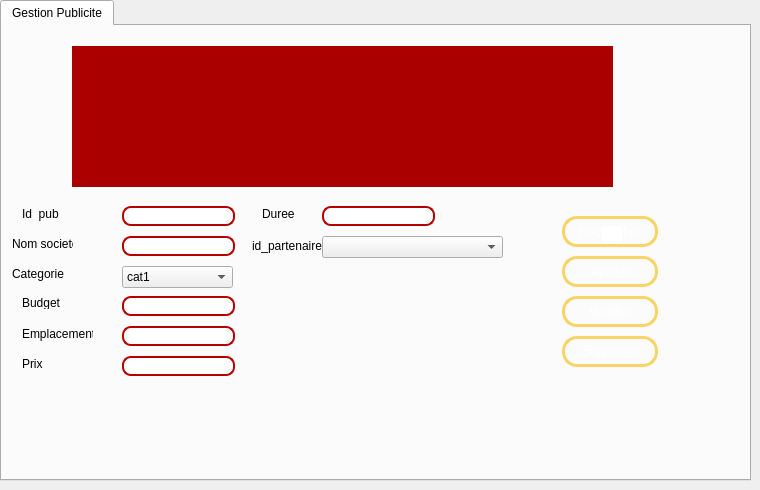
   <widget class="QWidget" name="tab_4">
    <attribute name="title">
     <string>Publicite</string>
    </attribute>
    <widget class="QTabWidget" name="tabWidget">
     <property name="geometry">
      <rect>
       <x>0</x>
       <y>0</y>
       <width>751</width>
       <height>481</height>
      </rect>
     </property>
     <property name="currentIndex">
      <number>0</number>
     </property>
     <widget class="QWidget" name="tab_2">
      <attribute name="title">
       <string>Gestion Publicite</string>
      </attribute>
      <widget class="QTableView" name="tabchambre">
       <property name="geometry">
        <rect>
         <x>70</x>
         <y>20</y>
         <width>541</width>
         <height>141</height>
        </rect>
       </property>
       <property name="styleSheet">
        <string notr="true">QWidget {
    background-color: #aa0000;
    color: #fffff8;
}
QTableView{border: 6px solid #aa0000; /*other code about padding background stc*/ ;}
QHeaderView::section {
    background-color: #aaaa7f;
    padding: 4px;
    border: 1px solid #fffff8;
    font-size: 8pt;
}

QTableWidget {
    gridline-color: #ff4842;
    font-size: 9pt;
}

QTableWidget QTableCornerButton::section {
    background-color: #ff4842;
    border: 1px solid #fffff8;
}</string>
       </property>
      </widget>
      <widget class="QPushButton" name="pb_ajouter">
       <property name="geometry">
        <rect>
         <x>560</x>
         <y>230</y>
         <width>96</width>
         <height>31</height>
        </rect>
       </property>
       <property name="styleSheet">
        <string notr="true"> QPushButton {
color: #ffffff;
border: 3px solid #f8d466;
font: 8pt &quot;MS Reference Sans Serif&quot;;
border-radius: 15px;
padding: 5px;
background: qradialgradient(cx: 0.3, cy: -0.4,
fx: 0.3, fy: -0.4,
radius: 3, stop: 0 #aa3118, stop: 1 #550000);
min-width: 80px;
}

QPushButton:hover {
background: qradialgradient(cx: 0.3, cy: -0.4,
fx: 0.3, fy: -0.4,
radius: 3, stop: 0 #aa3118, stop: 1 #552a2a);
}

 QPushButton:pressed {
background: qradialgradient(cx: 0.4, cy: -0.1,
fx: 0.4, fy: -0.1,
radius: 3, stop: 0 #aa3118, stop: 1 #554040);
}</string>
       </property>
       <property name="text">
        <string>Ajouter</string>
       </property>
      </widget>
      <widget class="QLabel" name="label_2">
       <property name="geometry">
        <rect>
         <x>10</x>
         <y>210</y>
         <width>61</width>
         <height>16</height>
        </rect>
       </property>
       <property name="text">
        <string>Nom societe</string>
       </property>
      </widget>
      <widget class="QLineEdit" name="lineEdit_num">
       <property name="geometry">
        <rect>
         <x>120</x>
         <y>180</y>
         <width>113</width>
         <height>20</height>
        </rect>
       </property>
       <property name="styleSheet">
        <string notr="true">QLineEdit
{
border-radius:9px;
border: 2px solid #b50000;
background: qradialgradient(cx: 0.3, cy: -0.4,
fx: 0.0, fy: -0.0,
radius: 1.89, stop: 0 #ffffff, stop: 1 #999);
}</string>
       </property>
      </widget>
      <widget class="QLabel" name="label">
       <property name="geometry">
        <rect>
         <x>20</x>
         <y>180</y>
         <width>81</width>
         <height>16</height>
        </rect>
       </property>
       <property name="text">
        <string>Id  pub</string>
       </property>
      </widget>
      <widget class="QPushButton" name="pb_supprimer">
       <property name="geometry">
        <rect>
         <x>560</x>
         <y>310</y>
         <width>96</width>
         <height>31</height>
        </rect>
       </property>
       <property name="styleSheet">
        <string notr="true"> QPushButton {
color: #ffffff;
border: 3px solid #f8d466;
font: 8pt &quot;MS Reference Sans Serif&quot;;
border-radius: 15px;
padding: 5px;
background: qradialgradient(cx: 0.3, cy: -0.4,
fx: 0.3, fy: -0.4,
radius: 3, stop: 0 #aa3118, stop: 1 #550000);
min-width: 80px;
}

QPushButton:hover {
background: qradialgradient(cx: 0.3, cy: -0.4,
fx: 0.3, fy: -0.4,
radius: 3, stop: 0 #aa3118, stop: 1 #552a2a);
}

 QPushButton:pressed {
background: qradialgradient(cx: 0.4, cy: -0.1,
fx: 0.4, fy: -0.1,
radius: 3, stop: 0 #aa3118, stop: 1 #554040);
}</string>
       </property>
       <property name="text">
        <string>Supprimer</string>
       </property>
      </widget>
      <widget class="QPushButton" name="pb_modifier">
       <property name="geometry">
        <rect>
         <x>560</x>
         <y>270</y>
         <width>96</width>
         <height>31</height>
        </rect>
       </property>
       <property name="styleSheet">
        <string notr="true"> QPushButton {
color: #ffffff;
border: 3px solid #f8d466;
font: 8pt &quot;MS Reference Sans Serif&quot;;
border-radius: 15px;
padding: 5px;
background: qradialgradient(cx: 0.3, cy: -0.4,
fx: 0.3, fy: -0.4,
radius: 3, stop: 0 #aa3118, stop: 1 #550000);
min-width: 80px;
}

QPushButton:hover {
background: qradialgradient(cx: 0.3, cy: -0.4,
fx: 0.3, fy: -0.4,
radius: 3, stop: 0 #aa3118, stop: 1 #552a2a);
}

 QPushButton:pressed {
background: qradialgradient(cx: 0.4, cy: -0.1,
fx: 0.4, fy: -0.1,
radius: 3, stop: 0 #aa3118, stop: 1 #554040);
}
</string>
       </property>
       <property name="text">
        <string>Modifier</string>
       </property>
      </widget>
      <widget class="QPushButton" name="pb_rechercher">
       <property name="geometry">
        <rect>
         <x>560</x>
         <y>190</y>
         <width>96</width>
         <height>31</height>
        </rect>
       </property>
       <property name="styleSheet">
        <string notr="true"> QPushButton {
color: #ffffff;
border: 3px solid #f8d466;
font: 8pt &quot;MS Reference Sans Serif&quot;;
border-radius: 15px;
padding: 5px;
background: qradialgradient(cx: 0.3, cy: -0.4,
fx: 0.3, fy: -0.4,
radius: 3, stop: 0 #aa3118, stop: 1 #550000);
min-width: 80px;
}

QPushButton:hover {
background: qradialgradient(cx: 0.3, cy: -0.4,
fx: 0.3, fy: -0.4,
radius: 3, stop: 0 #aa3118, stop: 1 #552a2a);
}

 QPushButton:pressed {
background: qradialgradient(cx: 0.4, cy: -0.1,
fx: 0.4, fy: -0.1,
radius: 3, stop: 0 #aa3118, stop: 1 #554040);
}</string>
       </property>
       <property name="text">
        <string>Rechercher</string>
       </property>
      </widget>
      <widget class="QLabel" name="label_4">
       <property name="geometry">
        <rect>
         <x>10</x>
         <y>240</y>
         <width>71</width>
         <height>16</height>
        </rect>
       </property>
       <property name="text">
        <string>Categorie</string>
       </property>
      </widget>
      <widget class="QLineEdit" name="lineEdit_disponibilite">
       <property name="geometry">
        <rect>
         <x>600</x>
         <y>200</y>
         <width>20</width>
         <height>20</height>
        </rect>
       </property>
       <property name="styleSheet">
        <string notr="true">QLineEdit{
background-color: transparent;
border-image: url(:off.png);
background: none;
border: none;
background-repeat: none;
}</string>
       </property>
      </widget>
      <widget class="QLabel" name="label_11">
       <property name="geometry">
        <rect>
         <x>250</x>
         <y>210</y>
         <width>71</width>
         <height>20</height>
        </rect>
       </property>
       <property name="text">
        <string>id_partenaire</string>
       </property>
      </widget>
      <widget class="QComboBox" name="comboBox">
       <property name="geometry">
        <rect>
         <x>320</x>
         <y>210</y>
         <width>181</width>
         <height>22</height>
        </rect>
       </property>
      </widget>
      <widget class="QLineEdit" name="lineEdit_num_3">
       <property name="geometry">
        <rect>
         <x>120</x>
         <y>210</y>
         <width>113</width>
         <height>20</height>
        </rect>
       </property>
       <property name="styleSheet">
        <string notr="true">QLineEdit
{
border-radius:9px;
border: 2px solid #b50000;
background: qradialgradient(cx: 0.3, cy: -0.4,
fx: 0.0, fy: -0.0,
radius: 1.89, stop: 0 #ffffff, stop: 1 #999);
}</string>
       </property>
      </widget>
      <widget class="QLabel" name="label_9">
       <property name="geometry">
        <rect>
         <x>0</x>
         <y>-220</y>
         <width>801</width>
         <height>691</height>
        </rect>
       </property>
       <property name="styleSheet">
        <string notr="true">border-image: url(C:/Users/MY HP/Desktop/QT/5edma avec metier sans intg/Crud employe,mission/projet2020/malek/jribidesign.png);
</string>
       </property>
       <property name="text">
        <string/>
       </property>
      </widget>
      <widget class="QLabel" name="label_8">
       <property name="geometry">
        <rect>
         <x>20</x>
         <y>270</y>
         <width>47</width>
         <height>13</height>
        </rect>
       </property>
       <property name="text">
        <string>Budget</string>
       </property>
      </widget>
      <widget class="QLineEdit" name="lineEdit_num_5">
       <property name="geometry">
        <rect>
         <x>120</x>
         <y>270</y>
         <width>113</width>
         <height>20</height>
        </rect>
       </property>
       <property name="styleSheet">
        <string notr="true">QLineEdit
{
border-radius:9px;
border: 2px solid #b50000;
background: qradialgradient(cx: 0.3, cy: -0.4,
fx: 0.0, fy: -0.0,
radius: 1.89, stop: 0 #ffffff, stop: 1 #999);
}</string>
       </property>
      </widget>
      <widget class="QLabel" name="label_13">
       <property name="geometry">
        <rect>
         <x>20</x>
         <y>300</y>
         <width>71</width>
         <height>16</height>
        </rect>
       </property>
       <property name="text">
        <string>Emplacement</string>
       </property>
      </widget>
      <widget class="QLineEdit" name="lineEdit_num_6">
       <property name="geometry">
        <rect>
         <x>120</x>
         <y>300</y>
         <width>113</width>
         <height>20</height>
        </rect>
       </property>
       <property name="styleSheet">
        <string notr="true">QLineEdit
{
border-radius:9px;
border: 2px solid #b50000;
background: qradialgradient(cx: 0.3, cy: -0.4,
fx: 0.0, fy: -0.0,
radius: 1.89, stop: 0 #ffffff, stop: 1 #999);
}</string>
       </property>
      </widget>
      <widget class="QLabel" name="label_3">
       <property name="geometry">
        <rect>
         <x>20</x>
         <y>330</y>
         <width>41</width>
         <height>16</height>
        </rect>
       </property>
       <property name="text">
        <string>Prix</string>
       </property>
      </widget>
      <widget class="QLineEdit" name="lineEdit_num_2">
       <property name="geometry">
        <rect>
         <x>120</x>
         <y>330</y>
         <width>113</width>
         <height>20</height>
        </rect>
       </property>
       <property name="styleSheet">
        <string notr="true">QLineEdit
{
border-radius:9px;
border: 2px solid #b50000;
background: qradialgradient(cx: 0.3, cy: -0.4,
fx: 0.0, fy: -0.0,
radius: 1.89, stop: 0 #ffffff, stop: 1 #999);
}</string>
       </property>
      </widget>
      <widget class="QLineEdit" name="lineEdit_num_9">
       <property name="geometry">
        <rect>
         <x>320</x>
         <y>180</y>
         <width>113</width>
         <height>20</height>
        </rect>
       </property>
       <property name="styleSheet">
        <string notr="true">QLineEdit
{
border-radius:9px;
border: 2px solid #b50000;
background: qradialgradient(cx: 0.3, cy: -0.4,
fx: 0.0, fy: -0.0,
radius: 1.89, stop: 0 #ffffff, stop: 1 #999);
}</string>
       </property>
      </widget>
      <widget class="QLabel" name="label_17">
       <property name="geometry">
        <rect>
         <x>260</x>
         <y>180</y>
         <width>61</width>
         <height>16</height>
        </rect>
       </property>
       <property name="text">
        <string>Duree</string>
       </property>
      </widget>
      <widget class="QComboBox" name="comboBox_2">
       <property name="geometry">
        <rect>
         <x>120</x>
         <y>240</y>
         <width>111</width>
         <height>22</height>
        </rect>
       </property>
       <item>
        <property name="text">
         <string>cat1</string>
        </property>
       </item>
       <item>
        <property name="text">
         <string>cat2</string>
        </property>
       </item>
       <item>
        <property name="text">
         <string>cat3</string>
        </property>
       </item>
      </widget>
      <zorder>label_9</zorder>
      <zorder>lineEdit_disponibilite</zorder>
      <zorder>tabchambre</zorder>
      <zorder>pb_ajouter</zorder>
      <zorder>label_2</zorder>
      <zorder>lineEdit_num</zorder>
      <zorder>label</zorder>
      <zorder>pb_supprimer</zorder>
      <zorder>pb_modifier</zorder>
      <zorder>pb_rechercher</zorder>
      <zorder>label_4</zorder>
      <zorder>label_11</zorder>
      <zorder>comboBox</zorder>
      <zorder>lineEdit_num_3</zorder>
      <zorder>label_8</zorder>
      <zorder>lineEdit_num_5</zorder>
      <zorder>label_13</zorder>
      <zorder>lineEdit_num_6</zorder>
      <zorder>label_3</zorder>
      <zorder>lineEdit_num_2</zorder>
      <zorder>lineEdit_num_9</zorder>
      <zorder>label_17</zorder>
      <zorder>comboBox_2</zorder>
     </widget>
    </widget>
   </widget>
